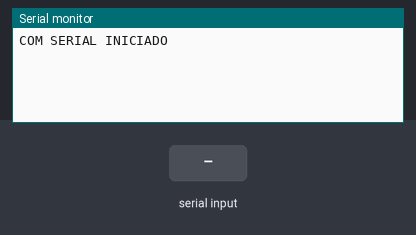
Recording of a sketch running on a simulated Arduino Uno, built with avr-gcc and run on an emulated ATmega328P. Shown: the last lines printed to the serial monitor. The inputs (shaded band) are chosen by the test bench.

Above: at 1.2 s.
1.3 s: "1" received over the second serial link
At 2.4 s:
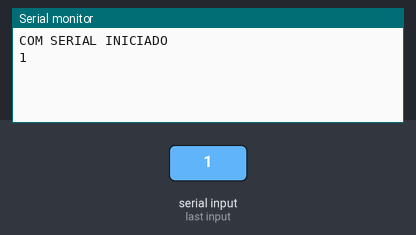
2.8 s: "0" received over the second serial link
At 3.5 s:
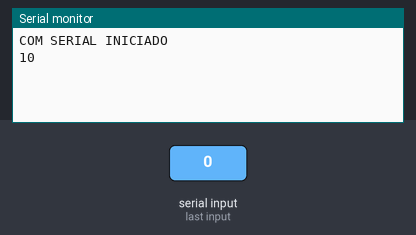

Measured:
- after the input at 1.3 s, the serial monitor: prints a new line at once (image 1)
- after the input at 2.8 s, the serial monitor: prints a new line at once (image 2)

The sketch:

SoftwareSerialExample.ino
```cpp
#include <SoftwareSerial.h>

SoftwareSerial mySerial(10, 11); // RX, TX

void setup() {
  // Open serial communications and wait for port to open:
  Serial.begin(57600);

  Serial.println("COM SERIAL INICIADO");

  // set the data rate for the SoftwareSerial port
  mySerial.begin(4800);
}

void loop() { // run over and over
  if (mySerial.available()) {
    Serial.write(mySerial.read());
  }
  if (Serial.available()) {
    mySerial.write(Serial.read());
  }
}
```
